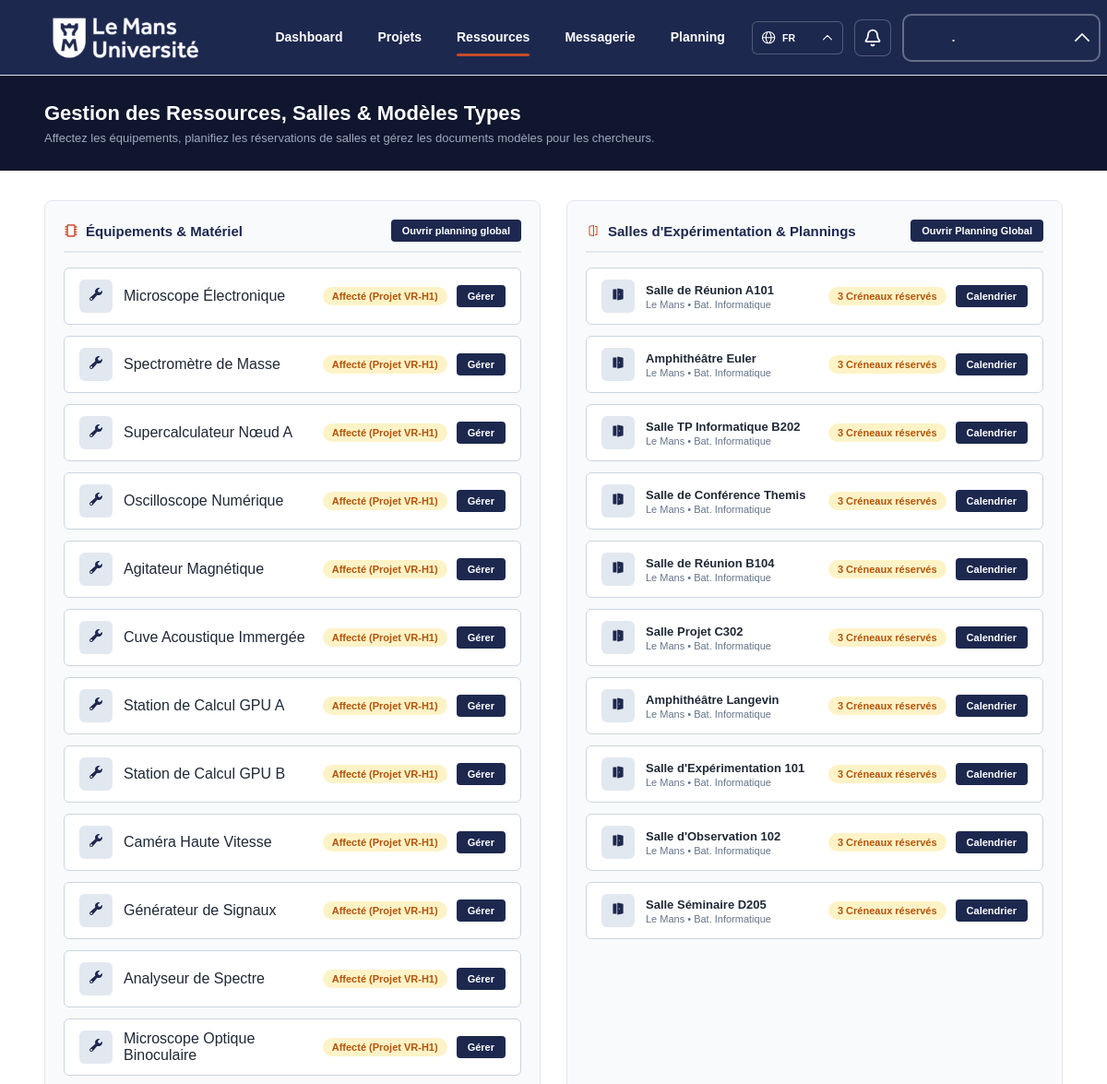
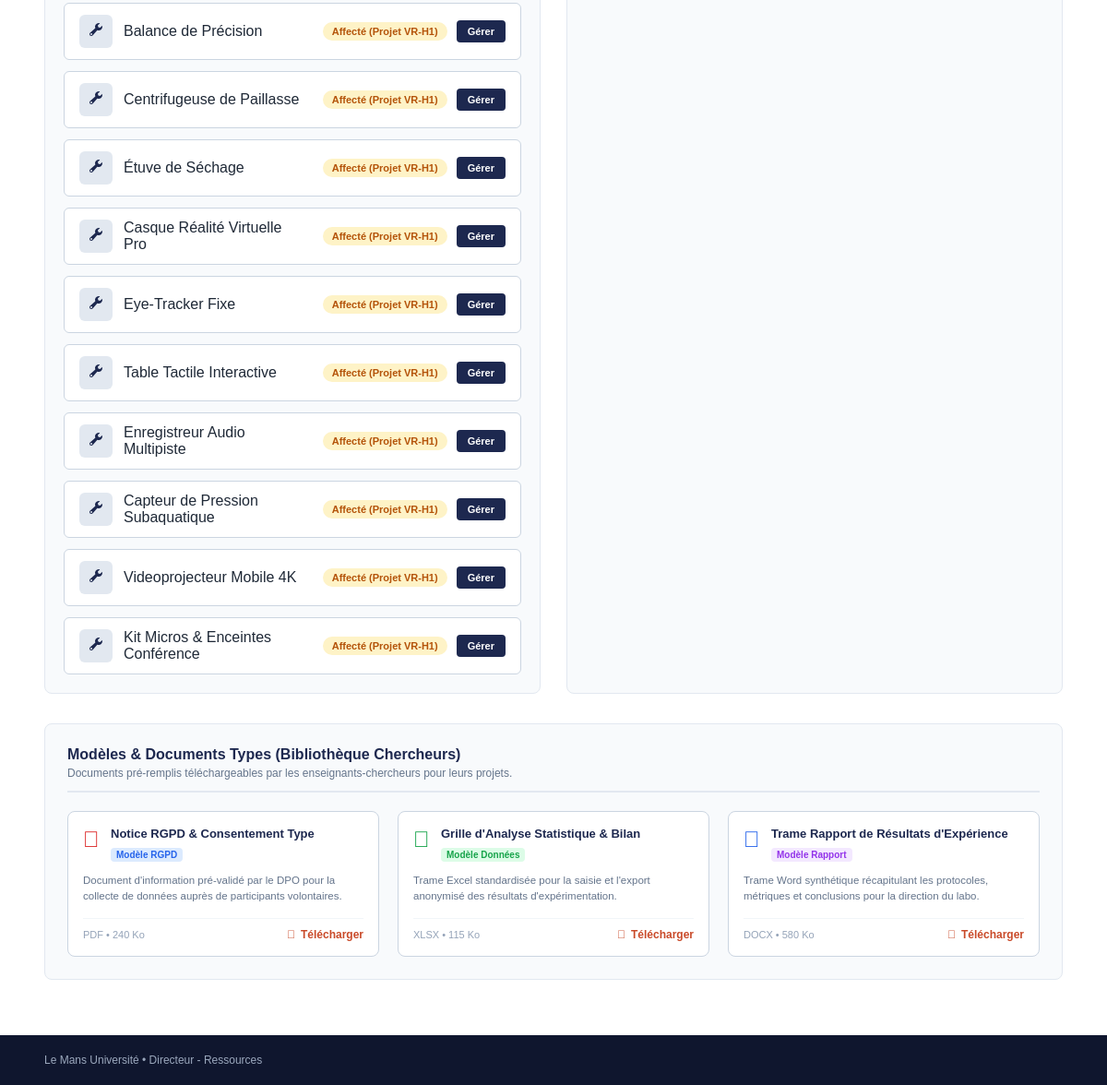
Screenshot of /views/ECRessources.php with the database file from the repository (2 pictures, top to bottom).
### tables this page shows
CREATE TABLE RESSOURCE(
   id_ress INT AUTO_INCREMENT,
   nom_ress VARCHAR(50),
   desc_ress VARCHAR(400),
   PRIMARY KEY(id_ress)
);

### model/ECRessourceModel.php (called while the page is built)
<?php
function get_bdd()
{
    $serveur = "localhost";
    $base = "lab_project_grp04";
    $user = "root";
    $password = "";
    $dsn = "mysql:host=$serveur;dbname=$base;charset=utf8mb4";
    $pdo =  new PDO($dsn, $user, $password);
    return $pdo;
}
function get_equipements_materiels(){
    $bdd = get_bdd();
    $query = $bdd->query('SELECT * FROM ressource WHERE desc_ress LIKE \'Matériel%\'');
    $result = $query->fetchAll(PDO::FETCH_ASSOC);
    return $result;
}
function get_salles(){
    $bdd = get_bdd();
    $query = $bdd->query('SELECT * FROM ressource WHERE desc_ress LIKE \'Salle%\'');
    $result = $query->fetchAll(PDO::FETCH_ASSOC);
    return $result;
}
?>

### views/ECRessources.php (the view, shortened to what this page needs)
<?php
include("../model/ECRessourceModel.php");
?>
<!doctype html>
<html lang="fr">
<head>
  <link rel="stylesheet" href="../style/ECRessource.css" />
  <link rel="stylesheet" href="../style/ECheader.css" />
</head>
<body>
  <div class="directeur-ressources-1">
    <div class="background-shadow-2">
      <?php
      include '../model/ECheaderModel.php';
      ?>
      <div class="en-t-te-48">
        <div class="container-49">
          <div class="heading-1-50">
            <p class="text-53"><span class="text-white">Gestion des Ressources, Salles &amp; Modèles Types</span></p>
          </div>
          <div class="container-54">
            <p class="text-55"><span class="text-rgb-155-168-189">Affectez les équipements, planifiez les réservations
                de salles et gérez les documents modèles pour les chercheurs.</span></p>
          </div>
        </div>
      </div>
      <div class="node-60">
        <div class="node-61">
          <div class="quipements-mat-riel-62">
            <div class="horizontalborder-63">
              <div class="paragraph-64">
                <p class="text-66"><span class="text-rgb-29-40-79">Équipements &amp; Matériel</span></p>
              </div>
              <div class="button-67">
                <p class="text-68"><span class="text-white">Ouvrir planning global</span></p>
              </div>
            </div>
            <div class="list-69">
              <?php foreach (get_equipements_materiels() as $materiel) { ?>
                <div class="item-70">
                  <div class="container-71">
                    <div class="background-72">
                      <div class="container-73">
                        <p class="text-74"><span class="text-rgb-29-40-79"></span></p>
                      </div>
                    </div>
                    <div class="container-75">
                      <p class="text-76"><span
                          class="text-rgb-31-41-55"><?= htmlspecialchars($materiel['nom_ress']) ?></span></p>
                    </div>
                  </div>
                  <div class="container-77">
                    <div class="background-78">
                      <p class="text-79"><span class="text-rgb-180-83-9">Affecté (Projet VR-H1)</span></p>
                    </div>
                    <div class="button-80">
                      <p class="text-81"><span class="text-white">Gérer</span></p>
                    </div>
                  </div>
                </div>
              <?php } ?>
            </div>
          </div>
          <div class="node-110">
            <div class="horizontalborder-111">
              <div class="paragraph-112">
                <p class="text-114"><span class="text-rgb-29-40-79">Salles d'Expérimentation &amp; Plannings</span></p>
              </div>
              <div class="button-115">
                <p class="text-116"><span class="text-white">Ouvrir Planning Global</span></p>
              </div>
            </div>
            <div class="list-117">
              <?php foreach (get_salles() as $salle) { ?>
                <div class="item-118">
                  <div class="container-119">
                    <div class="background-120">
                      <div class="container-121">
                        <p class="text-122"><span class="text-rgb-29-40-79"></span></p>
                      </div>
                    </div>
                    <div class="container-123">
                      <p class="text-124"><span
                          class="text-rgb-31-41-55"><?= htmlspecialchars($salle['nom_ress']) ?></span></p>
                      <div class="container-125">
                        <p class="text-126"><span class="text-rgb-100-116-139">Le Mans • Bat. Informatique</span></p>
                      </div>
                    </div>
                  </div>
                  <div class="container-127">
                    <div class="background-128">
                      <p class="text-129"><span class="text-rgb-180-83-9">3 Créneaux réservés</span></p>
                    </div>
                    <div class="button-130">
                      <p class="text-131"><span class="text-white">Calendrier</span></p>
                    </div>
                  </div>
                </div>
              <?php } ?>
            </div>
          </div>
        </div>
        <div class="node-160">
          <div class="horizontalborder-161">
            <div class="container-162">
              <div class="heading-2-163">
                <p class="text-166"><span class="text-rgb-29-40-79">Modèles &amp; Documents Types (Bibliothèque
                    Chercheurs)</span></p>
              </div>
              <div class="container-167">
                <p class="text-168"><span class="text-rgb-100-116-139">Documents pré-remplis téléchargeables par les
                    enseignants-chercheurs pour leurs projets.</span></p>
              </div>
            </div>
          </div>
          <div class="container-173">
            <div class="doc-1-rgpd-174">
              <div class="container-175">
                <div class="container-176">
                  <p class="text-177"><span class="text-rgb-220-38-38">&#xf1c1;</span></p>
                  <div class="container-178">
                    <p class="text-179"><span class="text-rgb-29-40-79">Notice RGPD &amp; Consentement Type</span></p>
                    <div class="background-180">
                      <p class="text-181"><span class="text-rgb-37-99-235">Modèle RGPD</span></p>
                    </div>
                  </div>
                </div>
                <div class="container-182">
                  <p class="text-183"><span class="text-rgb-100-116-139">Document d'information pré-validé par le DPO
                      pour la collecte de données auprès de participants volontaires.</span></p>
                </div>
              </div>
              <div class="margin-184">
                <div class="horizontalborder-185">
                  <div class="container-186">
                    <p class="text-187"><span class="text-rgb-148-163-184">PDF • 240 Ko</span></p>
                  </div>
                  <div class="link-188">
                    <p class="text-189"><span class="text-rgb-201-74-41">&#xf019;</span></p>
                    <p class="text-190"><span class="text-rgb-201-74-41">Télécharger</span></p>
                  </div>
                </div>
              </div>
            </div>
            <div class="doc-2-statistiques-191">
              <div class="container-192">
                <div class="container-193">
                  <p class="text-194"><span class="text-rgb-22-163-74">&#xf1c3;</span></p>
                  <div class="container-195">
                    <p class="text-196"><span class="text-rgb-29-40-79">Grille d'Analyse Statistique &amp; Bilan</span>
                    </p>
                    <div class="background-197">
                      <p class="text-198"><span class="text-rgb-22-163-74">Modèle Données</span></p>
                    </div>
                  </div>
                </div>
                <div class="container-199">
                  <p class="text-200"><span class="text-rgb-100-116-139">Trame Excel standardisée pour la saisie et
                      l'export anonymisé des résultats d'expérimentation.</span></p>
                </div>
              </div>
              <div class="margin-201">
                <div class="horizontalborder-202">
                  <div class="container-203">
                    <p class="text-204"><span class="text-rgb-148-163-184">XLSX • 115 Ko</span></p>
                  </div>
                  <div class="link-205">
                    <p class="text-206"><span class="text-rgb-201-74-41">&#xf019;</span></p>
                    <p class="text-207"><span class="text-rgb-201-74-41">Télécharger</span></p>
                  </div>
                </div>
              </div>
            </div>
            <div class="node-208">
              <div class="container-209">
                <div class="container-210">
                  <p class="text-211"><span class="text-rgb-37-99-235">&#xf1c2;</span></p>
                  <div class="container-212">
                    <p class="text-213"><span class="text-rgb-29-40-79">Trame Rapport de Résultats d'Expérience</span>
                    </p>
                    <div class="background-214">
                      <p class="text-215"><span class="text-rgb-147-51-234">Modèle Rapport</span></p>
                    </div>
                  </div>
                </div>
                <div class="container-216">
                  <p class="text-217"><span class="text-rgb-100-116-139">Trame Word synthétique récapitulant les
                      protocoles, métriques et conclusions pour la direction du labo.</span></p>
                </div>
              </div>
              <div class="margin-218">
                <div class="horizontalborder-219">
                  <div class="container-220">
                    <p class="text-221"><span class="text-rgb-148-163-184">DOCX • 580 Ko</span></p>
                  </div>
                  <div class="link-222">
                    <p class="text-223"><span class="text-rgb-201-74-41">&#xf019;</span></p>
                    <p class="text-224"><span class="text-rgb-201-74-41">Télécharger</span></p>
                  </div>
                </div>
              </div>
            </div>
          </div>
        </div>
      </div>
      <div class="footer-225">
        <div class="container-226">
          <div class="container-229">
            <p class="text-230"><span class="text-rgb-155-168-189">Le Mans Université • Directeur - Ressources</span>
            </p>
          </div>
        </div>
      </div>
    </div>
  </div>
</body>
</html>

### style/ECheader.css (style rules this page uses)
:root { background: #fff; font-family: "Roboto:Regular", Arial, sans-serif; font-synthesis: none; }

### rows the page displays
ressource: nom_ress "Microscope Électronique"
ressource: nom_ress "Spectromètre de Masse"
ressource: nom_ress "Supercalculateur Nœud A"
ressource: nom_ress "Oscilloscope Numérique"
ressource: nom_ress "Agitateur Magnétique"
ressource: nom_ress "Cuve Acoustique Immergée"
ressource: nom_ress "Station de Calcul GPU A"
ressource: nom_ress "Station de Calcul GPU B"
ressource: nom_ress "Caméra Haute Vitesse"
ressource: nom_ress "Générateur de Signaux"
ressource: nom_ress "Analyseur de Spectre"
ressource: nom_ress "Microscope Optique Binoculaire"
ressource: nom_ress "Balance de Précision"
ressource: nom_ress "Centrifugeuse de Paillasse"
ressource: nom_ress "Étuve de Séchage"
ressource: nom_ress "Casque Réalité Virtuelle Pro"
ressource: nom_ress "Eye-Tracker Fixe"
ressource: nom_ress "Table Tactile Interactive"
ressource: nom_ress "Enregistreur Audio Multipiste"
ressource: nom_ress "Capteur de Pression Subaquatique"
ressource: nom_ress "Videoprojecteur Mobile 4K"
ressource: nom_ress "Kit Micros & Enceintes Conférence"
ressource: nom_ress "Salle de Réunion A101"
ressource: nom_ress "Amphithéâtre Euler"
ressource: nom_ress "Salle TP Informatique B202"
ressource: nom_ress "Salle de Conférence Themis"
ressource: nom_ress "Salle de Réunion B104"
ressource: nom_ress "Salle Projet C302"
ressource: nom_ress "Amphithéâtre Langevin"
ressource: nom_ress "Salle d'Expérimentation 101"
ressource: nom_ress "Salle d'Observation 102"
ressource: nom_ress "Salle Séminaire D205"

### other values shown
$userNom . '.' . $userPrenom "."
